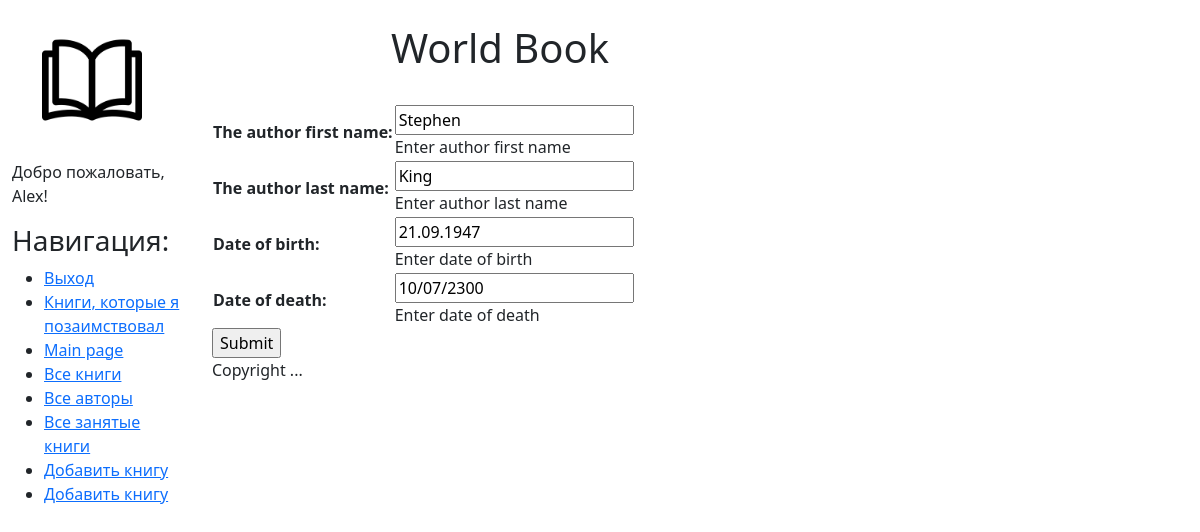
The page /author/detail_view/1/update/ (signed in) on the database its author committed.
### catalog/models.py (models this page shows, shortened)
class Author(models.Model):
    first_name = models.CharField(max_length=100,
                                  help_text='Enter author first name',
                                  verbose_name='The author first name')
    last_name = models.CharField(max_length=100,
                                 help_text='Enter author last name',
                                 verbose_name='The author last name')
    date_of_birth = models.CharField(max_length=20,
                                     help_text='Enter date of birth',
                                     verbose_name='Date of birth',
                                     null=True, blank=True)
    date_of_death = models.CharField(max_length=20,
                                     help_text='Enter date of death',
                                     verbose_name='Date of death',
                                     null=True, blank=True)

### catalog/views.py (the view)
# urls.py: path('author/detail_view/<int:pk>/update/', views.AuthorUpdate.as_view(), name='author_update'),
class AuthorUpdate(PermissionRequiredMixin, UpdateView):
    model = Author
    fields = "__all__"
    template_name = 'catalog/author_form.html'
    permission_required = 'catalog.can_mark_returned'
    success_url = reverse_lazy("author_list")

### catalog/templates/catalog/author_form.html (shortened to what this page needs)
{%extends 'catalog/base.html'%}
{%block content%}
    <form action="" method="post">
        <table>
            {{ form.as_table }}
        </table>
        <input type="submit" value="Submit" />
    </form>
{%endblock content%}

### catalog/templates/catalog/base.html (shortened to what this page needs)
<!DOCTYPE html>
<html lang="en">
<head>
  <link rel="stylesheet" href="https://cdn.jsdelivr.net/npm/bootstrap@5.1.3/dist/css/bootstrap.min.css">
  {% load static %}
  <link rel="stylesheet" href="{% static 'css/styles.css' %}">
</head>
<body>
  <div class="container-fluid">
    <div class="row">
      <div class="col-sm-2">
          {% block sidebar %}
          <img src="{% static 'img/logo.png' %}" style="margin: 30px; width:100px; height:100px;" align="absmiddle">
          {% if user.is_authenticated %}
            <p>Добро пожаловать, {{user.get_username.title}}!</p>
          {% endif %}
          <h3>Навигация: </h3>
              <ul class="sidebar-nav">
                {% if user.is_authenticated %}
                  <li><a href="{% url 'logout'%}?next={{request.path}}">Выход</a></li>
                  <li><a href="{% url 'my-borrowed'%}?next={{request.path}}">Книги, которые я позаимствовал </a></li>
                {% else %}
                  <li><a href="{% url 'login'%}?next={{request.path}}">Login</a></li>
                {% endif %}
                  <li><a href="{% url 'index'       %}">Main page</a></li>
                  <li><a href="{% url 'book_list'   %}">Все книги</a></li>
                  <li><a href="{% url 'author_list' %}">Все авторы</a></li>
                  {% if user.is_staff %}
                    <li><a href="{% url 'all-borrowed' %}">Все занятые книги</a></li>
                    <li><a href="{% url 'author_create' %}">Добавить книгу</a></li>
                    <li><a href="{% url 'book_create' %}">Добавить книгу</a></li>
                  {% endif %}
              </ul>
          {% endblock sidebar%}
      </div>
      <div class="col-sm-6">
          <br>
          <h1 class="text-center">World Book</h1>
          <br>
          {% block content %}
          {% endblock content%}
          {% block footer %}
             {% block copyright %}
                <p>Copyright ...</p>
             {% endblock %}
          {% endblock %}
      </div>
    </div>
  </div>
</body>
</html>

### rows shown on the page
Author: first_name "Stephen", last_name "King", date_of_birth "21.09.1947", date_of_death "10/07/2300"

### other values the page prints
{{ user.get_username.title }} "Alex"
